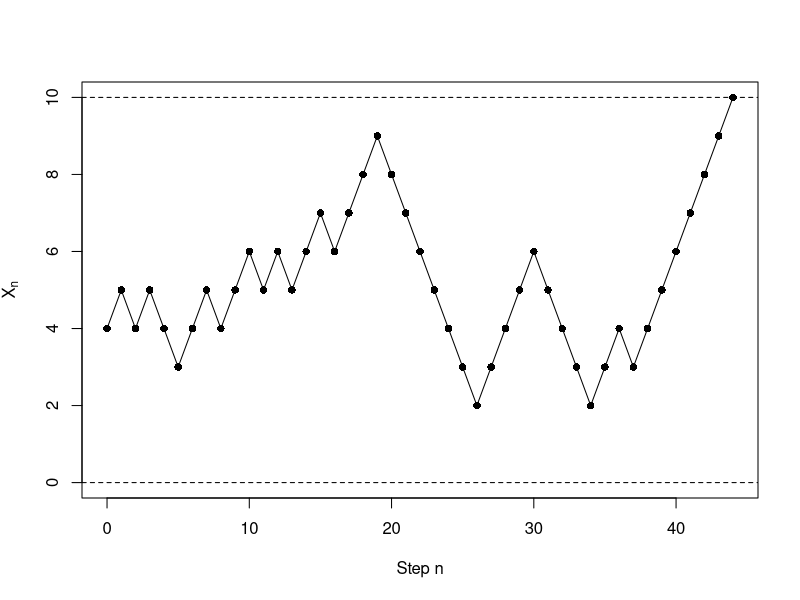
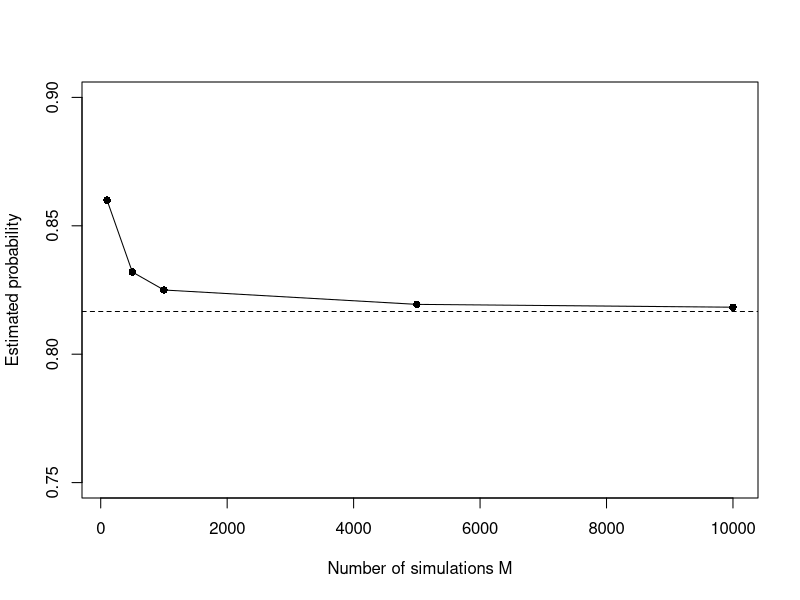

The R script that drew these images, in order:
## ---- chunk 1
N <- 10
i <- 4
p <- 0.6
q <- 1 - p
## ---- chunk 2
u_exact <- (1 - (q / p)^i) / (1 - (q / p)^N)

v_exact <- (
  N * (1 - (q / p)^i) / (1 - (q / p)^N) - i
) / (p - q)

u_exact
v_exact
## ---- chunk 3
simulate_walk <- function(i, N, p) {
  
  x <- i
  path <- x
  
  while (x > 0 && x < N) {
    
    step <- sample(c(-1, 1), size = 1, prob = c(1 - p, p))
    x <- x + step
    
    path <- c(path, x)
  }
  
  path
}
## ---- chunk 4
set.seed(123)

path <- simulate_walk(i, N, p)

path
## ---- chunk 5
tail(path, 1)
## ---- chunk 6
length(path) - 1
## ---- chunk 7
plot(
  0:(length(path) - 1),
  path,
  type = "o",
  pch = 16,
  xlab = "Step n",
  ylab = expression(X[n]),
  ylim = c(0, N)
)

abline(h = c(0, N), lty = 2)
## ---- chunk 8
simulate_absorption <- function(i, N, p) {
  
  path <- simulate_walk(i, N, p)
  
  final_state <- tail(path, 1)
  absorption_time <- length(path) - 1
  
  c(
    final_state = final_state,
    absorption_time = absorption_time
  )
}
## ---- chunk 9
set.seed(123)

M <- 10000

results <- replicate(
  M,
  simulate_absorption(i, N, p)
)

results <- t(results)
## ---- chunk 10
u_mc <- mean(results[, "final_state"] == N)

u_mc
## ---- chunk 11
c(
  Exact = u_exact,
  Monte_Carlo = u_mc
)
## ---- chunk 12
v_mc <- mean(results[, "absorption_time"])

v_mc
## ---- chunk 13
c(
  Exact = v_exact,
  Monte_Carlo = v_mc
)
## ---- chunk 14
set.seed(123)

M_values <- c(100, 500, 1000, 5000, 10000)

mc_probability <- numeric(length(M_values))

for (j in seq_along(M_values)) {
  
  M <- M_values[j]
  
  final_states <- replicate(
    M,
    tail(simulate_walk(i, N, p), 1)
  )
  
  mc_probability[j] <- mean(final_states == N)
}

data.frame(
  M = M_values,
  Monte_Carlo = mc_probability
)
## ---- chunk 15
plot(
  M_values,
  mc_probability,
  type = "o",
  pch = 16,
  xlab = "Number of simulations M",
  ylab = "Estimated probability",
  ylim = c(0.75, 0.90)
)

abline(h = u_exact, lty = 2)
## ---- chunk 16
monte_carlo_absorbing_walk <- function(i, N, p, M = 10000) {
  
  results <- replicate(
    M,
    simulate_absorption(i, N, p)
  )
  
  results <- t(results)
  
  probability <- mean(results[, "final_state"] == N)
  expected_time <- mean(results[, "absorption_time"])
  
  c(
    absorption_probability = probability,
    expected_absorption_time = expected_time
  )
}
## ---- chunk 17
set.seed(123)

monte_carlo_absorbing_walk(
  i = 4,
  N = 10,
  p = 0.6,
  M = 10000
)
## ---- chunk 18
c(
  absorption_probability = u_exact,
  expected_absorption_time = v_exact
)
